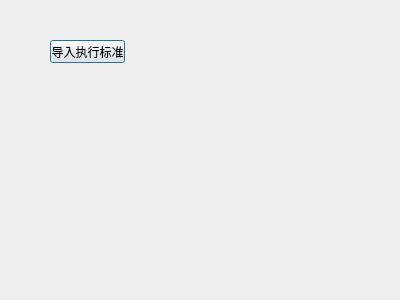
<?xml version="1.0" encoding="UTF-8"?>
<ui version="4.0">
 <class>StaticDataManager</class>
 <widget class="QDialog" name="StaticDataManager">
  <property name="geometry">
   <rect>
    <x>0</x>
    <y>0</y>
    <width>400</width>
    <height>300</height>
   </rect>
  </property>
  <property name="windowTitle">
   <string>Dialog</string>
  </property>
  <widget class="QPushButton" name="improtLimitStandardBtn">
   <property name="geometry">
    <rect>
     <x>50</x>
     <y>40</y>
     <width>75</width>
     <height>23</height>
    </rect>
   </property>
   <property name="text">
    <string>导入执行标准</string>
   </property>
  </widget>
 </widget>
 <resources/>
 <connections/>
</ui>
